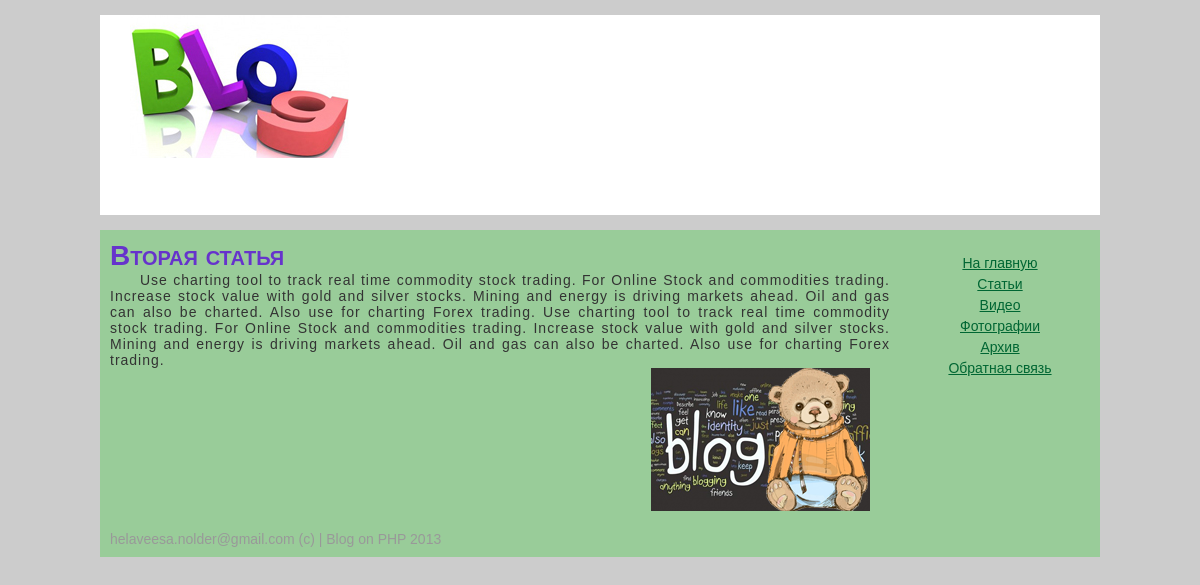
Screenshot of /view.php?id=2 with the database file from the repository.
### tables this page shows
CREATE TABLE IF NOT EXISTS `data` (
  `id` int(11) NOT NULL AUTO_INCREMENT,
  `title` varchar(255) NOT NULL,
  `m_desc` text NOT NULL,
  `desc` text NOT NULL,
  `image` text NOT NULL,
  PRIMARY KEY (`id`)
);

### view.php (the view, shortened to what this page needs)
<!DOCTYPE html PUBLIC "-//W3C//DTD XHTML 1.0 Transitional//EN" "http://www.w3.org/TR/xhtml1/DTD/xhtml1-transitional.dtd">
<html xmlns="http://www.w3.org/1999/xhtml">
<head>
<link rel="stylesheet" type="text/css" href="css/style.css" />
</head>
<body>
	<div class="wrapper">
    	<div class="header">
        	<a href="index.php"><img id="logo" src="img/logoblog.jpg" /></a>
        </div>
        <div class="content">
            <div class="left">
                <?php
				if(!isset($_GET["id"])) {
					$id = 1;
				} else {
					$id = $_GET["id"];
				}
					$result = mysql_query("SELECT * FROM data WHERE id='$id'") or die(mysql_error());
					$data = mysql_fetch_array($result);
					do {
						printf('
							<div>
								<h1>%s</h1>
								<p>%s</p>
								<img src="img/%s" alt="teddy"/>
							</div>
						', $data['title'], $data['desc'], $data['image']);
					}
					while ($data = mysql_fetch_array($result));
				?>
            </div>
            <div class="right">
                <div class="right_menu">
                <a href="#">На главную</a>
                <a href="#">Статьи</a>
                <a href="#">Видео</a>
                <a href="#">Фотографии</a>
                <a href="#">Архив</a>
                <a href="#">Обратная связь</a>
                </div>
            </div>
      </div>
        <div class="footer">
        	helaveesa.nolder@gmail.com (c) | Blog on PHP 2013
        </div>
    </div>
</body>
</html>

### css/style.css (style rules this page uses)
* { margin:0px; padding:0px; }
body { background:#CCC; font:14px Tahoma, Geneva, sans-serif; min-height:100%; height:100%; }
a { color:#063; }
.wrapper { width:1000px; min-height:100%; background:#9C9; margin:0 auto; }
.header { width:100%; height:200px; background-color:#FFF; border-bottom:15px solid #CCC; border-top:15px solid #CCC; }
#logo { margin-left:30px; }
.content { width:100%; }
.left { width:780px; padding:10px; float:left; }
.left h1 { color:#63C; font-variant: small-caps; }
.left p { color:#333; text-indent: 30px; text-align: justify; letter-spacing: 1px; }
.left img { float:right; margin-right:20px; }
.right { width:200px; float:right; padding-top:20px; }
.right_menu a { display:block; text-align:center; margin:5px 0; }
.footer { width:100%; padding:10px; color:#999; }

### rows the page displays
data: title "Вторая статья", desc "Use charting tool to track real time commodity stock trading. For Online Stock and commodities trading. Increase stock value with gold and silver stocks. Mining and energy is driving markets ahead. Oil and gas can also be charted. Also use for charting Forex trading. Use charting tool to track real time commodity stock trading. For Online Stock and commodities trading. Increase stock value with gold and silver stocks. Mining and energy is driving markets ahead. Oil and gas can also be charted. Also use for charting Forex trading.", image (picture)
